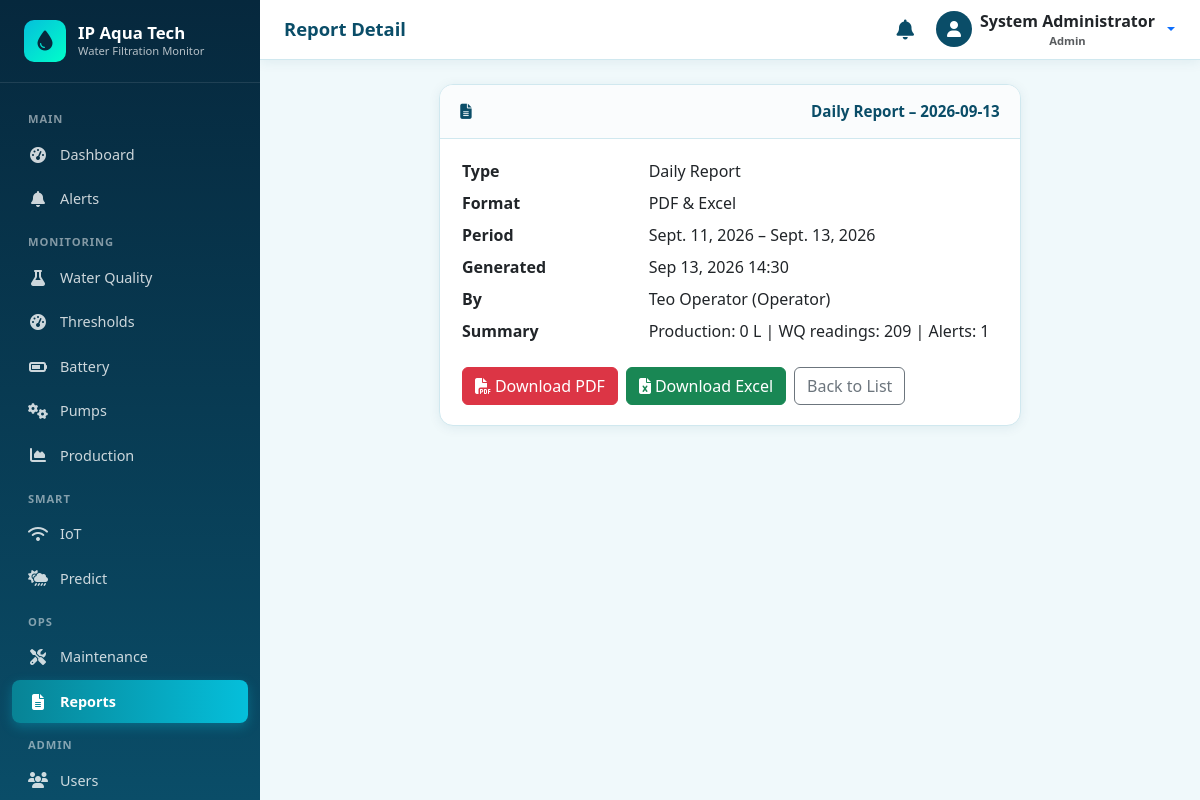
/reports/1/ (signed in), run on the app's committed database.
### accounts/models.py (models this page shows, shortened)
class User(AbstractUser):
    class Role(models.TextChoices):
        ADMIN = 'ADMIN', 'Admin'
        OPERATOR = 'OPERATOR', 'Operator'
    role = models.CharField(
        max_length=20,
        choices=Role.choices,
        default=Role.OPERATOR,
        help_text='User role determining access level',
    )
    phone = models.CharField(max_length=20, blank=True)
    is_active = models.BooleanField(default=True)
    created_at = models.DateTimeField(auto_now_add=True)
    updated_at = models.DateTimeField(auto_now=True)
    class Meta:
        ordering = ['-date_joined']
        verbose_name = 'User'
        verbose_name_plural = 'Users'
    def __str__(self):
        return f'{self.get_full_name() or self.username} ({self.get_role_display()})'
    @property
    def is_admin_user(self):
        return self.role == self.Role.ADMIN or self.is_superuser

### reports/models.py (models this page shows, shortened)
class Report(models.Model):
    title = models.CharField(max_length=200)
    report_type = models.CharField(
        max_length=20,
        choices=ReportType.choices,
        default=ReportType.DAILY,
    )
    report_format = models.CharField(
        max_length=10,
        choices=ReportFormat.choices,
        default=ReportFormat.PDF,
    )
    start_date = models.DateField()
    end_date = models.DateField()
    file_path = models.CharField(max_length=500, blank=True)
    file_pdf = models.FileField(upload_to='reports/pdf/', blank=True, null=True)
    file_excel = models.FileField(upload_to='reports/excel/', blank=True, null=True)
    summary = models.TextField(blank=True)
    generated_by = models.ForeignKey(
        settings.AUTH_USER_MODEL,
        on_delete=models.SET_NULL,
        null=True,
        blank=True,
        related_name='generated_reports',
    )
    created_at = models.DateTimeField(auto_now_add=True)
    class Meta:
        ordering = ['-created_at']
        verbose_name = 'Report'
        verbose_name_plural = 'Reports'

### reports/views.py (the view)
# urls.py: path('<int:pk>/', views.report_detail, name='report_detail'),
@login_required
def report_detail(request, pk):
    report = get_object_or_404(Report.objects.select_related('generated_by'), pk=pk)
    return render(request, 'reports/report_detail.html', {'report': report})

### notifications/context_processors.py (called while the page is built)
def unread_notifications(request):
    if request.user.is_authenticated:
        count = Notification.objects.filter(
            is_read=False,
            is_resolved=False,
        ).filter(
            models_q(request.user)
        ).count()
        recent = Notification.objects.filter(
            is_resolved=False,
        ).filter(
            models_q(request.user)
        )[:5]
        return {
            'unread_notification_count': count,
            'recent_notifications': recent,
        }
    return {
        'unread_notification_count': 0,
        'recent_notifications': [],
    }

def models_q(user):
    from django.db.models import Q
    return Q(recipient__isnull=True) | Q(recipient=user)

### templates/reports/report_detail.html (shortened to what this page needs)
{% extends 'base.html' %}
{% block page_title %}Report Detail{% endblock %}
{% block content %}
<div class="row justify-content-center">
  <div class="col-lg-8">
    <div class="card card-aqua">
      <div class="card-header"><i class="fas fa-file-alt me-2"></i>{{ report.title }}</div>
      <div class="card-body">
        <dl class="row">
          <dt class="col-sm-4">Type</dt><dd class="col-sm-8">{{ report.get_report_type_display }}</dd>
          <dt class="col-sm-4">Format</dt><dd class="col-sm-8">{{ report.get_report_format_display }}</dd>
          <dt class="col-sm-4">Period</dt><dd class="col-sm-8">{{ report.start_date }} – {{ report.end_date }}</dd>
          <dt class="col-sm-4">Generated</dt><dd class="col-sm-8">{{ report.created_at|date:"M d, Y H:i" }}</dd>
          <dt class="col-sm-4">By</dt><dd class="col-sm-8">{{ report.generated_by|default:"—" }}</dd>
          <dt class="col-sm-4">Summary</dt><dd class="col-sm-8">{{ report.summary|default:"—" }}</dd>
        </dl>
        <div class="d-flex gap-2 flex-wrap">
          <a href="{% url 'reports:report_download_pdf' report.pk %}" class="btn btn-danger"><i class="fas fa-file-pdf me-1"></i>Download PDF</a>
          <a href="{% url 'reports:report_download_excel' report.pk %}" class="btn btn-success"><i class="fas fa-file-excel me-1"></i>Download Excel</a>
          <a href="{% url 'reports:report_list' %}" class="btn btn-outline-secondary">Back to List</a>
        </div>
      </div>
    </div>
  </div>
</div>
{% endblock %}

### templates/base.html (shortened to what this page needs)
{% load static %}
<!DOCTYPE html>
<html lang="en">
<head>
  <link href="https://cdn.jsdelivr.net/npm/bootstrap@5.3.3/dist/css/bootstrap.min.css" rel="stylesheet">
  <link href="https://cdnjs.cloudflare.com/ajax/libs/font-awesome/6.5.1/css/all.min.css" rel="stylesheet">
  <link href="{% static 'css/style.css' %}" rel="stylesheet">
</head>
<body {% if chart_url %}data-chart-url="{{ chart_url }}"{% endif %} {% block body_attrs %}{% endblock %}>
  {% if user.is_authenticated %}
  {% include 'includes/sidebar.html' %}
  <div class="main-wrapper">
    <header class="topbar">
      <div class="d-flex align-items-center gap-3">
        <h1 class="page-title">{% block page_title %}Dashboard{% endblock %}</h1>
      </div>
      <div class="d-flex align-items-center gap-3">
        <a href="{% url 'notifications:notification_list' %}" class="btn btn-link text-aqua position-relative p-1">
          <i class="fas fa-bell fa-lg"></i>
        </a>
        <div class="dropdown">
          <button class="btn btn-link text-decoration-none dropdown-toggle d-flex align-items-center gap-2 p-0" type="button" data-bs-toggle="dropdown">
            <span class="rounded-circle bg-aqua d-inline-flex align-items-center justify-content-center text-white" style="width:36px;height:36px;background:var(--aqua-primary);">
              <i class="fas fa-user"></i>
            </span>
            <span class="d-none d-md-inline text-dark fw-semibold">
              {{ user.get_full_name|default:user.username }}
              <small class="d-block text-muted" style="font-size:0.7rem;">{{ user.get_role_display }}</small>
            </span>
          </button>
        </div>
      </div>
    </header>
    <div class="content-area">
      {% block content %}{% endblock %}
    </div>
  </div>
  {% else %}
    {% block auth_content %}{% endblock %}
  {% endif %}
</body>
</html>

### static/css/style.css (style rules this page uses)
:root { --aqua-primary: #0a4d68; --aqua-secondary: #088395; --aqua-accent: #05bfdb; --aqua-light: #00ffca; --aqua-bg: #f0f9fb; --aqua-sidebar: #06283d; --aqua-sidebar-hover: #0a4d68; --aqua-card: #ffffff; --status-normal: #198754; --status-warning: #ffc107; --status-critical: #dc3545; --status-info: #0dcaf0; --text-dark: #1a1a2e; --text-muted: #6c757d; --border-color: #d0e8ef; --sidebar-width: 260px; --topbar-height: 60px; --radius: 12px; --shadow: 0 2px 12px rgba(10, 77, 104, 0.08); --shadow-lg: 0 8px 30px rgba(10, 77, 104, 0.12); }
* { box-sizing: border-box; }
body { font-family: 'Segoe UI', system-ui, -apple-system, sans-serif; background: var(--aqua-bg); color: var(--text-dark); min-height: 100vh; overflow-x: hidden; }
.main-wrapper { margin-left: var(--sidebar-width); min-height: 100vh; transition: margin-left 0.3s ease; }
.topbar { height: var(--topbar-height); background: var(--aqua-card); border-bottom: 1px solid var(--border-color); display: flex; align-items: center; justify-content: space-between; padding: 0 1.5rem; position: sticky; top: 0; z-index: 1030; box-shadow: var(--shadow); }
.topbar .page-title { font-weight: 700; color: var(--aqua-primary); font-size: 1.15rem; margin: 0; }
.content-area { padding: 1.5rem 1.75rem 2.5rem; max-width: 1280px; }
.card-aqua { background: var(--aqua-card); border-radius: 14px; border: 1px solid var(--border-color); box-shadow: var(--shadow); overflow: hidden; }
.card-aqua .card-header { background: #fafcfd; border-bottom: 1px solid var(--border-color); padding: 0.95rem 1.25rem; font-weight: 650; color: var(--aqua-primary); display: flex; align-items: center; justify-content: space-between; flex-wrap: wrap; gap: 0.5rem; font-size: 0.95rem; }
.card-aqua .card-body { padding: 1.25rem 1.35rem; }
.text-aqua { color: var(--aqua-primary) !important; }
.fw-semibold { font-weight: 600; }

### data on the page
User: get_full_name "System Administrator", role "Admin"
Report: title "Daily Report – 2026-09-13", report_type "Daily Report", report_format "PDF & Excel", start_date "Sept. 11, 2026", end_date "Sept. 13, 2026", created_at "Sep 13, 2026 14:30", generated_by "Teo Operator (Operator)", summary "Production: 0 L | WQ readings: 209 | Alerts: 1"
